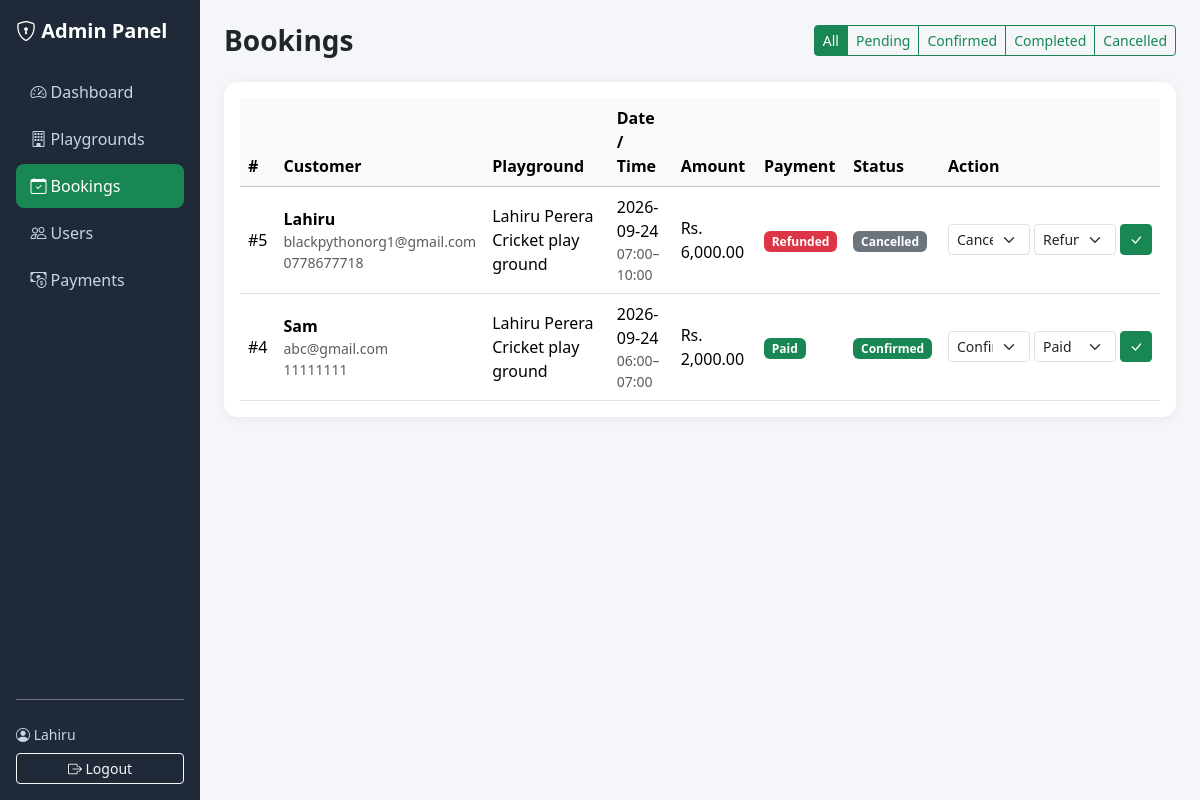
Page /admin/bookings.php (signed in) on the committed database.
### tables this page shows
CREATE TABLE `bookings` (
  `id` int(11) NOT NULL,
  `user_id` int(11) NOT NULL,
  `playground_id` int(11) NOT NULL,
  `booking_date` date NOT NULL,
  `start_time` time NOT NULL,
  `end_time` time NOT NULL,
  `total_amount` decimal(10,2) NOT NULL,
  `status` enum('pending','confirmed','cancelled','completed') DEFAULT 'pending',
  `payment_status` enum('unpaid','paid','refunded') DEFAULT 'unpaid',
  `created_at` timestamp NOT NULL DEFAULT current_timestamp()
);

CREATE TABLE `users` (
  `id` int(11) NOT NULL,
  `name` varchar(100) NOT NULL,
  `email` varchar(150) NOT NULL,
  `phone` varchar(20) DEFAULT NULL,
  `password_hash` varchar(255) NOT NULL,
  `role` enum('user','admin') DEFAULT 'user',
  `status` tinyint(1) DEFAULT 1,
  `created_at` timestamp NOT NULL DEFAULT current_timestamp()
);

CREATE TABLE `playgrounds` (
  `id` int(11) NOT NULL,
  `name` varchar(150) NOT NULL,
  `location` varchar(255) NOT NULL,
  `description` text DEFAULT NULL,
  `price_per_hour` decimal(10,2) NOT NULL,
  `open_time` time DEFAULT '06:00:00',
  `close_time` time DEFAULT '23:00:00',
  `image` varchar(255) DEFAULT NULL,
  `status` tinyint(1) DEFAULT 1,
  `created_at` timestamp NOT NULL DEFAULT current_timestamp()
);

### includes/functions.php (called while the page is built, shortened)
<?php
function e($v) {
    return htmlspecialchars($v ?? '', ENT_QUOTES, 'UTF-8');
}

### admin/bookings.php (the view, shortened to what this page needs)
<?php
require_once __DIR__ . '/../config/database.php';
require_once __DIR__ . '/../includes/functions.php';
$filter = $_GET['status'] ?? '';
$where  = '';
$params = [];
$stmt = $pdo->prepare(
   "SELECT b.*, u.name AS uname, u.email AS uemail, u.phone AS uphone,
           p.name AS pname
    FROM bookings b
    JOIN users u ON u.id = b.user_id
    JOIN playgrounds p ON p.id = b.playground_id
    $where
    ORDER BY b.id DESC");
$stmt->execute($params);
$rows = $stmt->fetchAll();
require 'includes/admin_header.php';
?>
<div class="d-flex justify-content-between align-items-center mb-4 flex-wrap gap-2">
  <h3 class="fw-bold mb-0">Bookings</h3>
  <div class="btn-group">
    <a href="bookings.php"
       class="btn btn-sm btn-<?= $filter==='' ? 'success' : 'outline-success' ?>">All</a>
    <a href="?status=pending"
       class="btn btn-sm btn-<?= $filter==='pending' ? 'success' : 'outline-success' ?>">Pending</a>
    <a href="?status=confirmed"
       class="btn btn-sm btn-<?= $filter==='confirmed' ? 'success' : 'outline-success' ?>">Confirmed</a>
    <a href="?status=completed"
       class="btn btn-sm btn-<?= $filter==='completed' ? 'success' : 'outline-success' ?>">Completed</a>
    <a href="?status=cancelled"
       class="btn btn-sm btn-<?= $filter==='cancelled' ? 'success' : 'outline-success' ?>">Cancelled</a>
  </div>
</div>
<div class="card stat-card">
  <div class="card-body">
    <div class="table-responsive">
      <table class="table align-middle mb-0">
        <thead class="table-light">
          <tr>
            <th>#</th><th>Customer</th><th>Playground</th>
            <th>Date / Time</th><th>Amount</th>
            <th>Payment</th><th>Status</th><th width="220">Action</th>
          </tr>
        </thead>
        <tbody>
        <?php foreach ($rows as $b): ?>
          <tr>
            <td>#<?= $b['id'] ?></td>
            <td>
              <div class="fw-semibold"><?= e($b['uname']) ?></div>
              <div class="text-muted small"><?= e($b['uemail']) ?></div>
              <div class="text-muted small"><?= e($b['uphone']) ?></div>
            </td>
            <td><?= e($b['pname']) ?></td>
            <td>
              <div><?= e($b['booking_date']) ?></div>
              <div class="text-muted small">
                <?= substr($b['start_time'],0,5) ?>–<?= substr($b['end_time'],0,5) ?>
              </div>
            </td>
            <td>Rs. <?= number_format($b['total_amount'],2) ?></td>
            <td>
              <span class="badge bg-<?=
                 ['unpaid'=>'secondary','paid'=>'success','refunded'=>'danger'][$b['payment_status']] ?>">
                <?= ucfirst($b['payment_status']) ?>
              </span>
            </td>
            <td>
              <span class="badge bg-<?=
                 ['pending'=>'warning','confirmed'=>'success',
                  'cancelled'=>'secondary','completed'=>'primary'][$b['status']] ?>">
                <?= ucfirst($b['status']) ?>
              </span>
            </td>
            <td>
              <form method="POST" class="d-flex gap-1">
                <select name="status" class="form-select form-select-sm">
                  <?php foreach (['pending','confirmed','completed','cancelled'] as $s): ?>
                    <option value="<?= $s ?>" <?= $b['status']===$s?'selected':'' ?>>
                      <?= ucfirst($s) ?>
                    </option>
                  <?php endforeach; ?>
                </select>
                <select name="payment_status" class="form-select form-select-sm">
                  <?php foreach (['unpaid','paid','refunded'] as $s): ?>
                    <option value="<?= $s ?>" <?= $b['payment_status']===$s?'selected':'' ?>>
                      <?= ucfirst($s) ?>
                    </option>
                  <?php endforeach; ?>
                </select>
                <button class="btn btn-sm btn-success">
                  <i class="bi bi-check-lg"></i>
                </button>
              </form>
            </td>
          </tr>
        <?php endforeach; ?>
        </tbody>
      </table>
    </div>
  </div>
</div>
<?php require 'includes/admin_footer.php'; ?>

### admin/includes/admin_header.php (style rules this page uses)
body { background:#f4f6f9; }
.stat-card { border:none; border-radius:14px; box-shadow:0 2px 12px rgba(0,0,0,.06); }

### rows in the picture
bookings: id "5", user.name "Lahiru", user.email "blackpythonorg1@gmail.com", user.phone "0778677718", playground.name "Lahiru Perera Cricket play ground", booking_date "2026-09-24", start_time "07:00", end_time "10:00", total_amount "6,000.00", payment_status "Refunded", status "Cancelled"
bookings: id "4", user.name "Sam", user.email "abc@gmail.com", user.phone "11111111", playground.name "Lahiru Perera Cricket play ground", booking_date "2026-09-24", start_time "06:00", end_time "07:00", total_amount "2,000.00", payment_status "Paid", status "Confirmed"

### other values in the picture
$_SESSION['name'] "Lahiru"
